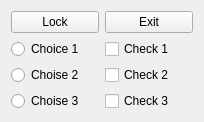
<?xml version="1.0" encoding="UTF-8"?>
<ui version="4.0">
 <class>Form</class>
 <widget class="QWidget" name="Form">
  <property name="windowModality">
   <enum>Qt::WindowModality::NonModal</enum>
  </property>
  <property name="geometry">
   <rect>
    <x>0</x>
    <y>0</y>
    <width>204</width>
    <height>122</height>
   </rect>
  </property>
  <property name="windowTitle">
   <string>Buttons</string>
  </property>
  <property name="autoFillBackground">
   <bool>false</bool>
  </property>
  <layout class="QGridLayout" name="gridLayout">
   <item row="0" column="0">
    <widget class="QPushButton" name="pb_lock">
     <property name="text">
      <string>Lock</string>
     </property>
     <property name="checkable">
      <bool>true</bool>
     </property>
    </widget>
   </item>
   <item row="0" column="1">
    <widget class="QPushButton" name="pb_exit">
     <property name="text">
      <string>Exit</string>
     </property>
    </widget>
   </item>
   <item row="1" column="0">
    <layout class="QVBoxLayout" name="vl_choice">
     <item>
      <widget class="QRadioButton" name="rb_choice1">
       <property name="text">
        <string>Choice 1</string>
       </property>
      </widget>
     </item>
     <item>
      <widget class="QRadioButton" name="rb_choice2">
       <property name="text">
        <string>Choise 2</string>
       </property>
      </widget>
     </item>
     <item>
      <widget class="QRadioButton" name="rb_choice3">
       <property name="text">
        <string>Choise 3</string>
       </property>
      </widget>
     </item>
    </layout>
   </item>
   <item row="1" column="1">
    <layout class="QVBoxLayout" name="vl_check">
     <item>
      <widget class="QCheckBox" name="cb_check1">
       <property name="text">
        <string>Check 1</string>
       </property>
      </widget>
     </item>
     <item>
      <widget class="QCheckBox" name="cb_check2">
       <property name="text">
        <string>Check 2</string>
       </property>
      </widget>
     </item>
     <item>
      <widget class="QCheckBox" name="cb_check3">
       <property name="text">
        <string>Check 3</string>
       </property>
      </widget>
     </item>
    </layout>
   </item>
  </layout>
 </widget>
 <resources/>
 <connections/>
</ui>
